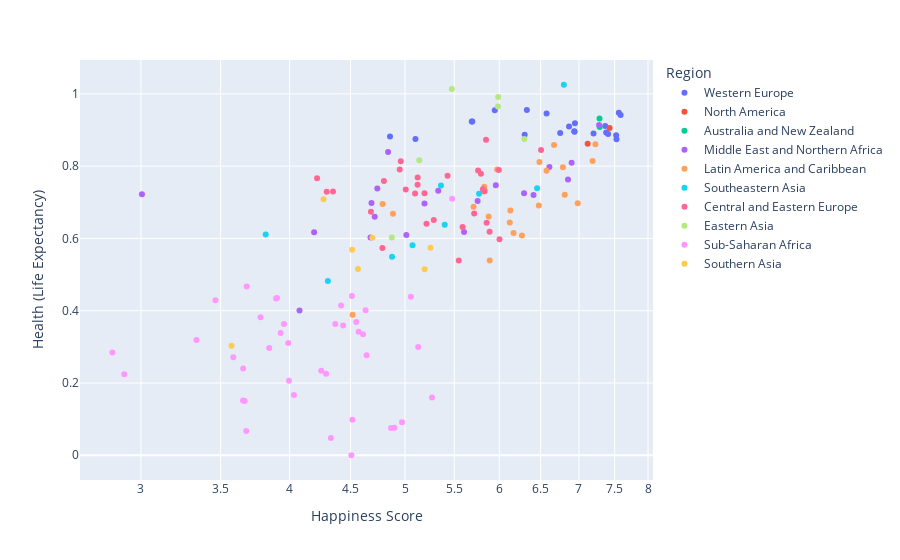

Source (notebook cell):
### Markdown cell above
## 7.Scatterplot

### Code cell
# plotly scatterplot
fig = px.scatter(df, x="Happiness Score", y="Health (Life Expectancy)", color="Region", hover_name="Country", log_x=True, size_max=80)
fig.show()

### Figure 1 — Plotly figure (JSON) as saved in the notebook; plotly's stock layout.template omitted (floating-point values rounded to 4 significant figures)
{"data": [{"hovertemplate": "<b>%{hovertext}</b><br><br>Region=Western Europe<br>Happiness Score=%{x}<br>Health (Life Expectancy)=%{y}<extra></extra>", "hovertext": ["Switzerland", "Iceland", "Denmark", "Norway", "Finland", "Netherlands", "Sweden", "Austria", "Luxembourg", "Ireland", "Belgium", "United Kingdom", "Germany", "France", "Spain", "Malta", "Italy", "North Cyprus", "Cyprus", "Portugal", "Greece"], "legendgroup": "Western Europe", "marker": {"color": "#636efa", "symbol": "circle"}, "mode": "markers", "name": "Western Europe", "orientation": "v", "showlegend": true, "type": "scatter", "x": [7.587, 7.561, 7.527, 7.522, 7.406, 7.378, 7.364, 7.2, 6.946, 6.94, 6.937, 6.867, 6.75, 6.575, 6.329, 6.302, 5.948, 5.695, 5.689, 5.102, 4.857], "xaxis": "x", "y": [0.9414, 0.9478, 0.8746, 0.8852, 0.8891, 0.8928, 0.9109, 0.8904, 0.9189, 0.8953, 0.8967, 0.9094, 0.8919, 0.9458, 0.9556, 0.8872, 0.9545, 0.9236, 0.9236, 0.8752, 0.8821], "yaxis": "y"}, {"hovertemplate": "<b>%{hovertext}</b><br><br>Region=North America<br>Happiness Score=%{x}<br>Health (Life Expectancy)=%{y}<extra></extra>", "hovertext": ["Canada", "United States"], "legendgroup": "North America", "marker": {"color": "#EF553B", "symbol": "circle"}, "mode": "markers", "name": "North America", "orientation": "v", "showlegend": true, "type": "scatter", "x": [7.427, 7.119], "xaxis": "x", "y": [0.9056, 0.8618], "yaxis": "y"}, {"hovertemplate": "<b>%{hovertext}</b><br><br>Region=Australia and New Zealand<br>Happiness Score=%{x}<br>Health (Life Expectancy)=%{y}<extra></extra>", "hovertext": ["New Zealand", "Australia"], "legendgroup": "Australia and New Zealand", "marker": {"color": "#00cc96", "symbol": "circle"}, "mode": "markers", "name": "Australia and New Zealand", "orientation": "v", "showlegend": true, "type": "scatter", "x": [7.286, 7.284], "xaxis": "x", "y": [0.9084, 0.9316], "yaxis": "y"}, {"hovertemplate": "<b>%{hovertext}</b><br><br>Region=Middle East and Northern Africa<br>Happiness Score=%{x}<br>Health (Life Expectancy)=%{y}<extra></extra>", "hovertext": ["Israel", "United Arab Emirates", "Oman", "Qatar", "Saudi Arabia", "Kuwait", "Bahrain", "Libya", "Algeria", "Turkey", "Jordan", "Morocco", "Lebanon", "Tunisia", "Palestinian Territories", "Iran", "Iraq", "Egypt", "Yemen", "Syria"], "legendgroup": "Middle East and Northern Africa", "marker": {"color": "#ab63fa", "symbol": "circle"}, "mode": "markers", "name": "Middle East and Northern Africa", "orientation": "v", "showlegend": true, "type": "scatter", "x": [7.278, 6.901, 6.853, 6.611, 6.411, 6.295, 5.96, 5.754, 5.605, 5.332, 5.192, 5.013, 4.839, 4.739, 4.715, 4.686, 4.677, 4.194, 4.077, 3.006], "xaxis": "x", "y": [0.9139, 0.8093, 0.7628, 0.7973, 0.7202, 0.7249, 0.7472, 0.7038, 0.6177, 0.7317, 0.6964, 0.6095, 0.8395, 0.7379, 0.6602, 0.698, 0.6024, 0.6171, 0.4006, 0.7219], "yaxis": "y"}, {"hovertemplate": "<b>%{hovertext}</b><br><br>Region=Latin America and Caribbean<br>Happiness Score=%{x}<br>Health (Life Expectancy)=%{y}<extra></extra>", "hovertext": ["Costa Rica", "Mexico", "Brazil", "Venezuela", "Panama", "Chile", "Argentina", "Uruguay", "Colombia", "Suriname", "Trinidad and Tobago", "El Salvador", "Guatemala", "Ecuador", "Bolivia", "Paraguay", "Nicaragua", "Peru", "Jamaica", "Dominican Republic", "Honduras", "Haiti"], "legendgroup": "Latin America and Caribbean", "marker": {"color": "#FFA15A", "symbol": "circle"}, "mode": "markers", "name": "Latin America and Caribbean", "orientation": "v", "showlegend": true, "type": "scatter", "x": [7.226, 7.187, 6.983, 6.81, 6.786, 6.67, 6.574, 6.485, 6.477, 6.269, 6.168, 6.13, 6.123, 5.975, 5.89, 5.878, 5.828, 5.824, 5.709, 4.885, 4.788, 4.518], "xaxis": "x", "y": [0.8603, 0.8144, 0.697, 0.7205, 0.7966, 0.8586, 0.7872, 0.8116, 0.6908, 0.6082, 0.6148, 0.6774, 0.6442, 0.7907, 0.5392, 0.661, 0.7431, 0.7302, 0.6874, 0.6683, 0.6951, 0.3885], "yaxis": "y"}, {"hovertemplate": "<b>%{hovertext}</b><br><br>Region=Southeastern Asia<br>Happiness Score=%{x}<br>Health (Life Expectancy)=%{y}<extra></extra>", "hovertext": ["Singapore", "Thailand", "Malaysia", "Indonesia", "Vietnam", "Philippines", "Laos", "Myanmar", "Cambodia"], "legendgroup": "Southeastern Asia", "marker": {"color": "#19d3f3", "symbol": "circle"}, "mode": "markers", "name": "Southeastern Asia", "orientation": "v", "showlegend": true, "type": "scatter", "x": [6.798, 6.455, 5.77, 5.399, 5.36, 5.073, 4.876, 4.307, 3.819], "xaxis": "x", "y": [1.025, 0.7385, 0.7239, 0.6379, 0.7468, 0.5811, 0.5491, 0.4825, 0.6111], "yaxis": "y"}, {"hovertemplate": "<b>%{hovertext}</b><br><br>Region=Central and Eastern Europe<br>Happiness Score=%{x}<br>Health (Life Expectancy)=%{y}<extra></extra>", "hovertext": ["Czech Republic", "Uzbekistan", "Slovakia", "Moldova", "Kazakhstan", "Slovenia", "Lithuania", "Belarus", "Poland", "Croatia", "Russia", "Kosovo", "Turkmenistan", "Estonia", "Kyrgyzstan", "Azerbaijan", "Montenegro", "Romania", "Serbia", "Latvia", "Macedonia", "Albania", "Bosnia and Herzegovina", "Hungary", "Tajikistan", "Ukraine", "Armenia", "Georgia", "Bulgaria"], "legendgroup": "Central and Eastern Europe", "marker": {"color": "#FF6692", "symbol": "circle"}, "mode": "markers", "name": "Central and Eastern Europe", "orientation": "v", "showlegend": true, "type": "scatter", "x": [6.505, 6.003, 5.995, 5.889, 5.855, 5.848, 5.833, 5.813, 5.791, 5.759, 5.716, 5.589, 5.548, 5.429, 5.286, 5.212, 5.192, 5.124, 5.123, 5.098, 5.007, 4.959, 4.949, 4.8, 4.786, 4.681, 4.35, 4.297, 4.218], "xaxis": "x", "y": [0.8448, 0.5977, 0.789, 0.6183, 0.6437, 0.8734, 0.7313, 0.7361, 0.779, 0.7881, 0.6693, 0.6313, 0.5389, 0.7736, 0.6509, 0.6404, 0.7252, 0.7689, 0.7484, 0.7244, 0.7355, 0.8133, 0.7908, 0.7591, 0.5738, 0.6739, 0.7299, 0.7293, 0.7665], "yaxis": "y"}, {"hovertemplate": "<b>%{hovertext}</b><br><br>Region=Eastern Asia<br>Happiness Score=%{x}<br>Health (Life Expectancy)=%{y}<extra></extra>", "hovertext": ["Taiwan", "Japan", "South Korea", "Hong Kong", "China", "Mongolia"], "legendgroup": "Eastern Asia", "marker": {"color": "#B6E880", "symbol": "circle"}, "mode": "markers", "name": "Eastern Asia", "orientation": "v", "showlegend": true, "type": "scatter", "x": [6.298, 5.987, 5.984, 5.474, 5.14, 4.874], "xaxis": "x", "y": [0.8753, 0.9911, 0.9654, 1.013, 0.8166, 0.6027], "yaxis": "y"}, {"hovertemplate": "<b>%{hovertext}</b><br><br>Region=Sub-Saharan Africa<br>Happiness Score=%{x}<br>Health (Life Expectancy)=%{y}<extra></extra>", "hovertext": ["Mauritius", "Nigeria", "Zambia", "Somaliland region", "Mozambique", "Lesotho", "Swaziland", "South Africa", "Ghana", "Zimbabwe", "Liberia", "Sudan", "Congo (Kinshasa)", "Ethiopia", "Sierra Leone", "Mauritania", "Kenya", "Djibouti", "Botswana", "Malawi", "Cameroon", "Angola", "Mali", "Congo (Brazzaville)", "Comoros", "Uganda", "Senegal", "Gabon", "Niger", "Tanzania", "Madagascar", "Central African Republic", "Chad", "Guinea", "Ivory Coast", "Burkina Faso", "Rwanda", "Benin", "Burundi", "Togo"], "legendgroup": "Sub-Saharan Africa", "marker": {"color": "#FF97FF", "symbol": "circle"}, "mode": "markers", "name": "Sub-Saharan Africa", "orientation": "v", "showlegend": true, "type": "scatter", "x": [5.477, 5.268, 5.129, 5.057, 4.971, 4.898, 4.867, 4.642, 4.633, 4.61, 4.571, 4.55, 4.517, 4.512, 4.507, 4.436, 4.419, 4.369, 4.332, 4.292, 4.252, 4.033, 3.995, 3.989, 3.956, 3.931, 3.904, 3.896, 3.845, 3.781, 3.681, 3.678, 3.667, 3.656, 3.655, 3.587, 3.465, 3.34, 2.905, 2.839], "xaxis": "x", "y": [0.7095, 0.1601, 0.2992, 0.4387, 0.09131, 0.07612, 0.07566, 0.2769, 0.4013, 0.3347, 0.342, 0.3688, 0.09806, 0.4405, 0, 0.3587, 0.4143, 0.3629, 0.04776, 0.2256, 0.234, 0.1668, 0.2058, 0.3105, 0.3631, 0.3386, 0.4354, 0.4337, 0.2971, 0.3821, 0.4672, 0.06699, 0.1501, 0.2401, 0.1519, 0.2712, 0.4286, 0.3191, 0.224, 0.2844], "yaxis": "y"}, {"hovertemplate": "<b>%{hovertext}</b><br><br>Region=Southern Asia<br>Happiness Score=%{x}<br>Health (Life Expectancy)=%{y}<extra></extra>", "hovertext": ["Bhutan", "Pakistan", "Bangladesh", "India", "Nepal", "Sri Lanka", "Afghanistan"], "legendgroup": "Southern Asia", "marker": {"color": "#FECB52", "symbol": "circle"}, "mode": "markers", "name": "Southern Asia", "orientation": "v", "showlegend": true, "type": "scatter", "x": [5.253, 5.194, 4.694, 4.565, 4.514, 4.271, 3.575], "xaxis": "x", "y": [0.5741, 0.5147, 0.6016, 0.5153, 0.5687, 0.7081, 0.3034], "yaxis": "y"}], "layout": {"legend": {"title": {"text": "Region"}, "tracegroupgap": 0}, "margin": {"t": 60}, "xaxis": {"anchor": "y", "domain": [0, 1], "title": {"text": "Happiness Score"}, "type": "log"}, "yaxis": {"anchor": "x", "domain": [0, 1], "title": {"text": "Health (Life Expectancy)"}}}}
